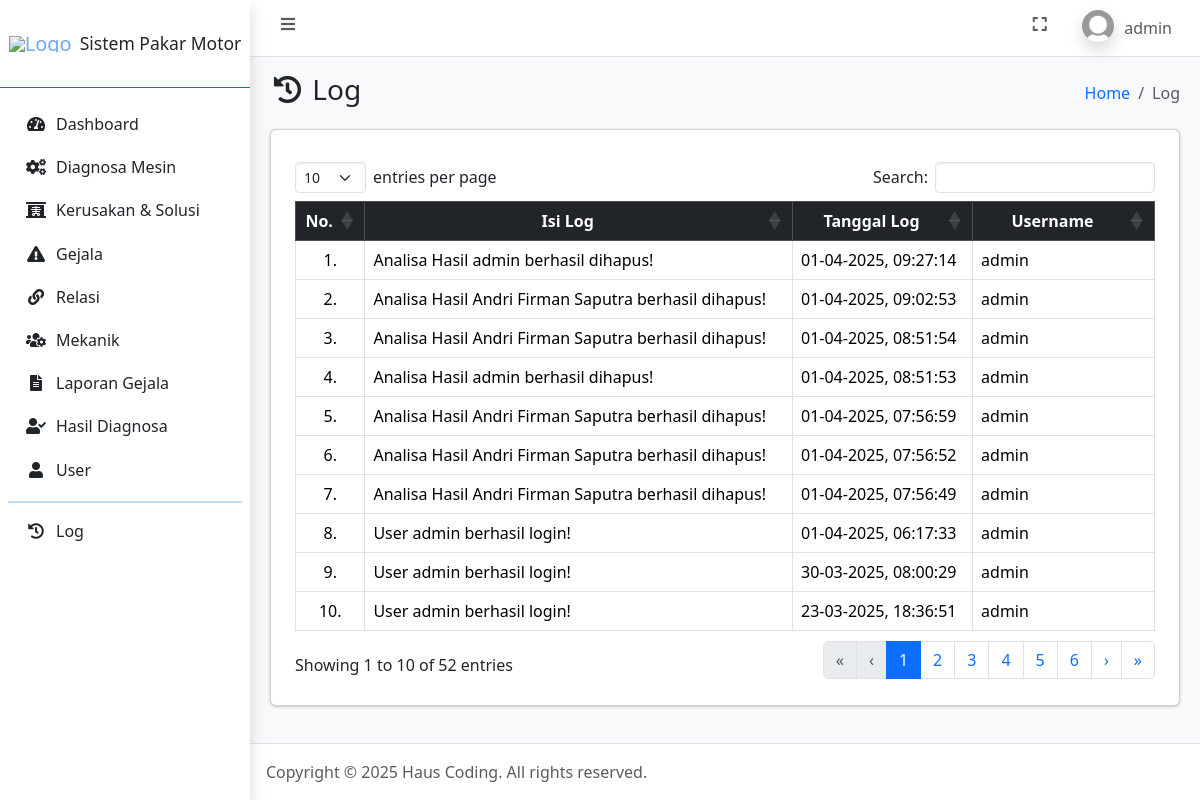
The app's page /log.php (signed in) with its own data.
### tables this page shows
CREATE TABLE `user` (
  `id_user` int(11) NOT NULL,
  `username` varchar(100) NOT NULL,
  `password` varchar(255) NOT NULL,
  `jabatan` enum('admin','pelanggan') NOT NULL,
  `nama` varchar(100) NOT NULL,
  `jenis_kelamin` enum('laki-laki','perempuan') NOT NULL,
  `tanggal_lahir` date NOT NULL,
  `alamat` text NOT NULL,
  `foto` text NOT NULL,
  `dibuat_pada` timestamp NOT NULL DEFAULT current_timestamp()
);

CREATE TABLE `log` (
  `id_log` int(11) NOT NULL,
  `isi_log` text NOT NULL,
  `tgl_log` timestamp NOT NULL DEFAULT current_timestamp(),
  `id_user` int(11) NOT NULL
);

### connection.php (called while the page is built, shortened)
<?php
	$host = 'localhost';
	$user = 'root';
	$pass = '';
	$database = 'sistem_pakar_motor';
	$conn = mysqli_connect($host, $user, $pass, $database);
    if (isset($_SESSION['id_user'])) {
    	$id_user = $_SESSION['id_user'];
		$dataUser = mysqli_fetch_assoc(mysqli_query($conn, "SELECT * FROM user WHERE id_user = $id_user"));
	}
?>

### log.php (the view, shortened to what this page needs)
<?php
    require_once 'connection.php';
    if ($dataUser['jabatan'] == 'admin') {
        $log = mysqli_query($conn, "SELECT * FROM log LEFT JOIN user ON log.id_user = user.id_user ORDER BY tgl_log DESC");
    } else {
        $id_user = $dataUser['id_user'];
        $log = mysqli_query($conn, "SELECT * FROM log LEFT JOIN user ON log.id_user = user.id_user WHERE log.id_user = '$id_user' ORDER BY tgl_log DESC");
    }
?>
<!DOCTYPE html>
<html lang="en">
<head>
    <?php include_once 'include/head.php'; ?>
</head>
<body class="layout-fixed sidebar-expand-lg bg-body-tertiary">
    <div class="app-wrapper">
        <?php include_once 'include/navbar.php'; ?>
        <?php include_once 'include/sidebar.php'; ?>
        <main class="app-main">
            <div class="app-content-header">
                <div class="container-fluid">
                    <div class="row">
                        <div class="col-sm-6">
                            <h3 class="mb-0"><i class="nav-icon fas fa-fw fa-history"></i> Log</h3>
                        </div>
                        <div class="col-sm-6">
                            <ol class="breadcrumb float-sm-end">
                                <li class="breadcrumb-item"><a href="index.php">Home</a></li>
                                <li class="breadcrumb-item active" aria-current="page">
                                    Log
                                </li>
                            </ol>
                        </div>
                    </div>
                </div>
            </div>
            <div class="app-content">
                <div class="container-fluid">
                    <div class="card">
                        <div class="card-body">
                            <div class="table-responsive p-2">
                                <table class="table table-bordered" id="table_id">
                                    <thead class="table-dark">
                                        <tr>
                                            <th class="text-center align-middle">No.</th>
                                            <th class="text-center align-middle">Isi Log</th>
                                            <th class="text-center align-middle">Tanggal Log</th>
                                            <th class="text-center align-middle">Username</th>
                                        </tr>
                                    </thead>
                                    <tbody>
                                        <?php $i = 1; ?>
                                        <?php foreach ($log as $dl): ?>
                                            <tr>
                                                <td class="text-center align-middle"><?= $i++; ?>.</td>
                                                <td class="align-middle"><?= $dl['isi_log']; ?></td>
                                                <td class="align-middle"><?= date('d-m-Y, H:i:s', strtotime($dl['tgl_log']));; ?></td>
                                                <td class="align-middle"><?= ($dl['username']) ? $dl['username'] : 'User sudah terhapus'; ?></td>
                                            </tr>
                                        <?php endforeach ?>
                                    </tbody>
                                </table>
                            </div>
                        </div>
                    </div>
                </div>
            </div>
        </main>
        <?php include_once 'include/footer.php'; ?>
    </div>
</body>
</html>

### include/navbar.php (shortened to what this page needs)
<nav class="app-header navbar navbar-expand bg-body">
    <div class="container-fluid">
        <ul class="navbar-nav">
            <li class="nav-item"> <a class="nav-link" data-lte-toggle="sidebar" href="#" role="button"> <i class="fas fa-fw fa-bars"></i> </a> </li>
        </ul>
        <ul class="navbar-nav ms-auto">
            <li class="nav-item"> <a class="nav-link" href="#" data-lte-toggle="fullscreen"> <i data-lte-icon="maximize" class="fas fa-fw fa-expand"></i> </a> </li>
            <li class="nav-item dropdown user-menu">
                <a href="#" class="nav-link dropdown-toggle" data-bs-toggle="dropdown" aria-expanded="false">
                    <img src="assets/img/profiles/<?= $dataUser['foto']; ?>" class="user-image rounded-circle shadow" alt="User Image">
                    <span class="d-none d-md-inline"><?= $dataUser['username']; ?></span>
                </a>
            </li>
        </ul>
    </div>
</nav>

### records on screen
user: foto (placeholder picture), username "admin"
log: isi_log "Analisa Hasil admin berhasil dihapus!", tgl_log "01-04-2025, 09:27:14", id_user.username "admin"
log: isi_log "Analisa Hasil Andri Firman Saputra berhasil dihapus!", tgl_log "01-04-2025, 09:02:53", id_user.username "admin"
log: isi_log "Analisa Hasil Andri Firman Saputra berhasil dihapus!", tgl_log "01-04-2025, 08:51:54", id_user.username "admin"
log: isi_log "Analisa Hasil admin berhasil dihapus!", tgl_log "01-04-2025, 08:51:53", id_user.username "admin"
log: isi_log "Analisa Hasil Andri Firman Saputra berhasil dihapus!", tgl_log "01-04-2025, 07:56:59", id_user.username "admin"
log: isi_log "Analisa Hasil Andri Firman Saputra berhasil dihapus!", tgl_log "01-04-2025, 07:56:52", id_user.username "admin"
log: isi_log "Analisa Hasil Andri Firman Saputra berhasil dihapus!", tgl_log "01-04-2025, 07:56:49", id_user.username "admin"
log: isi_log "User admin berhasil login!", tgl_log "01-04-2025, 06:17:33", id_user.username "admin"
log: isi_log "User admin berhasil login!", tgl_log "30-03-2025, 08:00:29", id_user.username "admin"
log: isi_log "User admin berhasil login!", tgl_log "23-03-2025, 18:36:51", id_user.username "admin"
